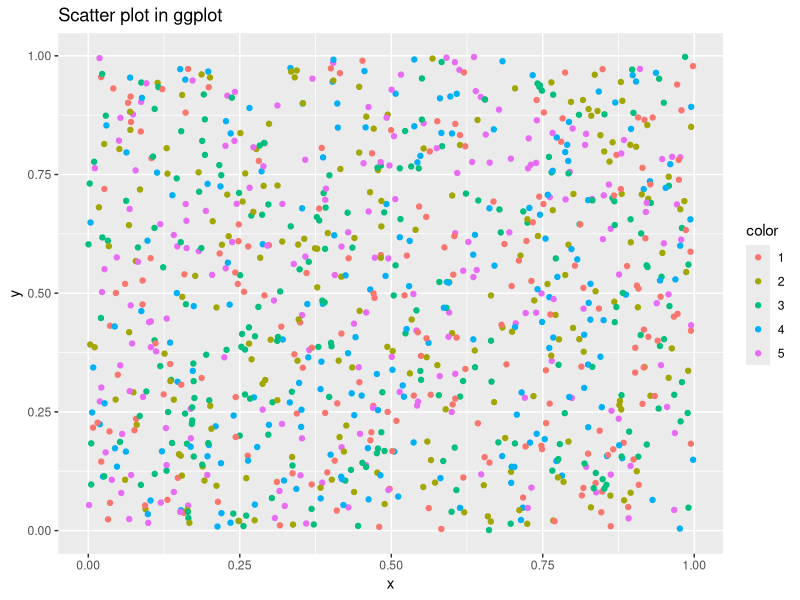
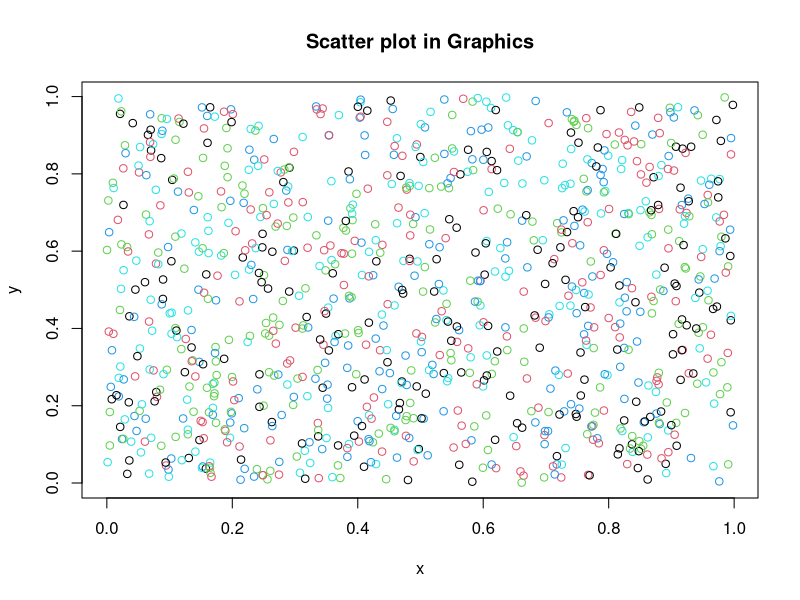
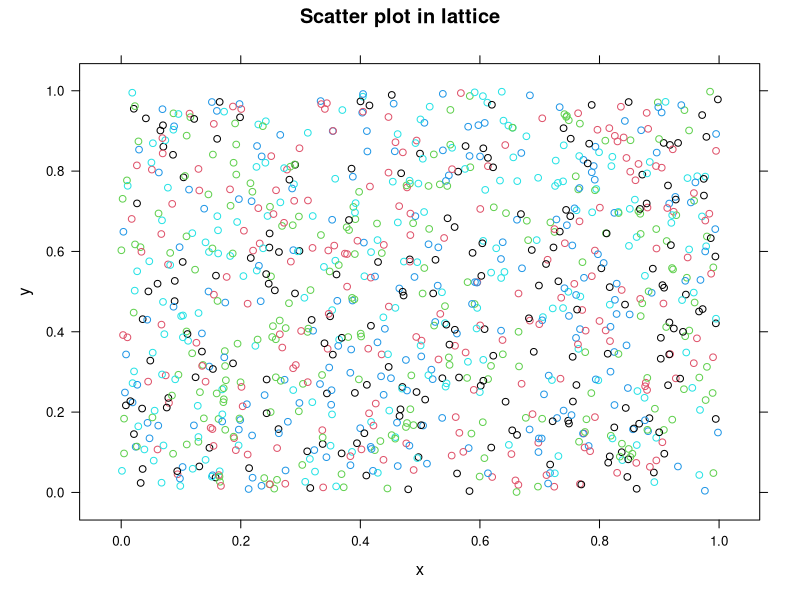
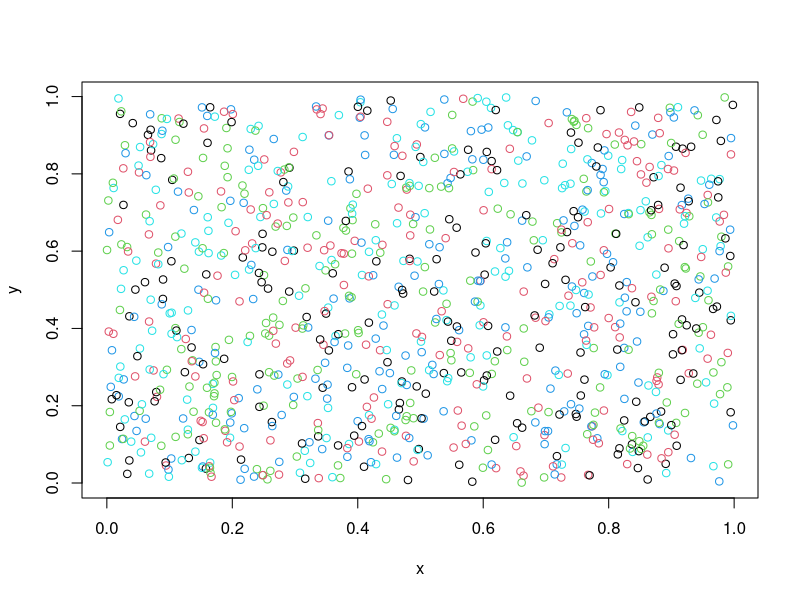
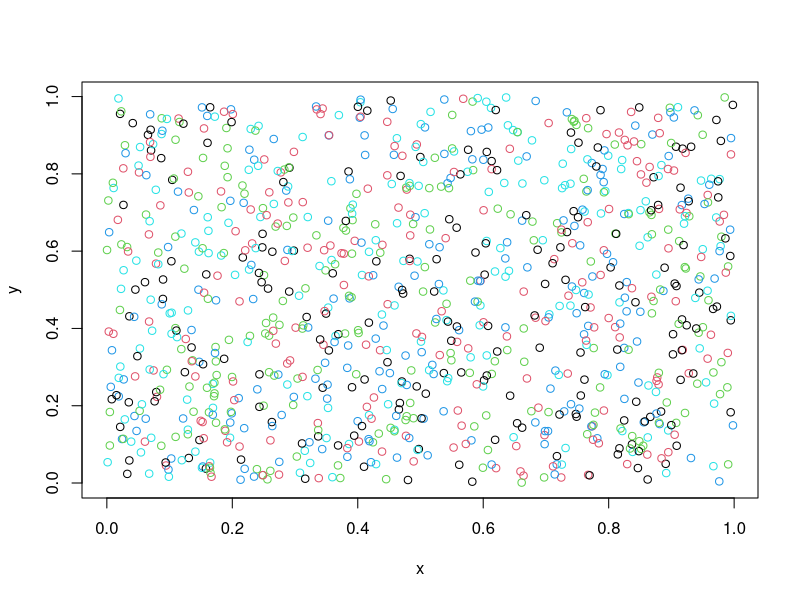
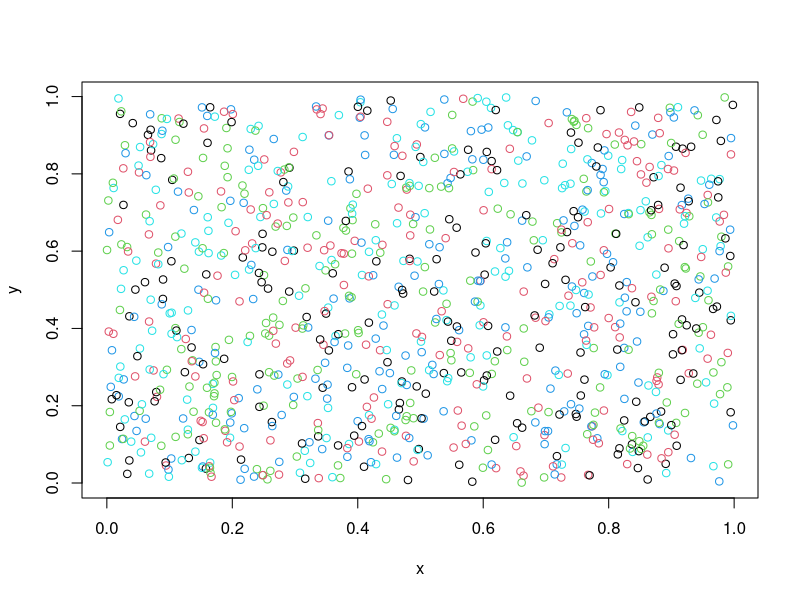
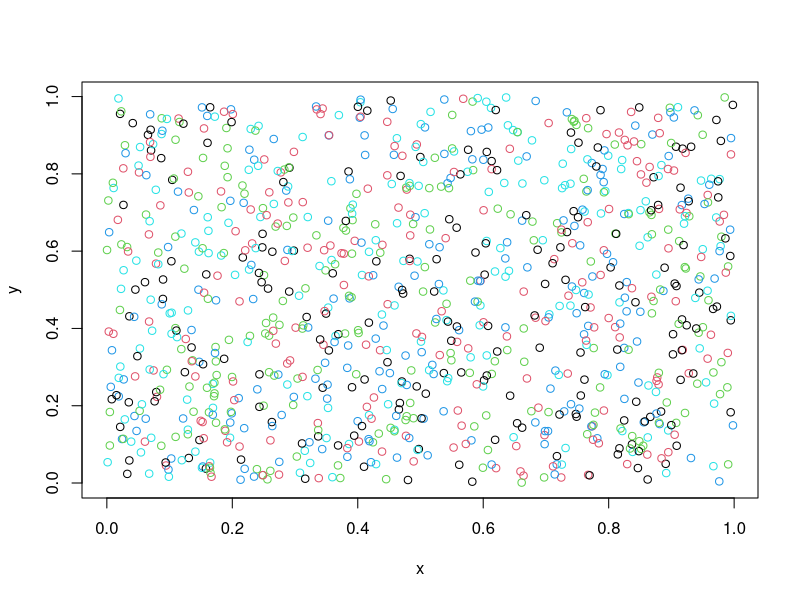
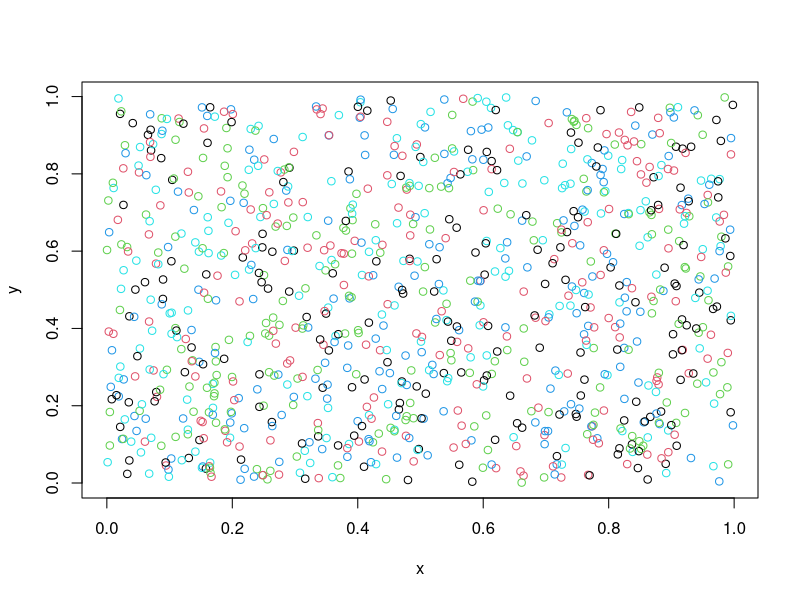

These charts were generated, in order, by the following R code:
## ---- chunk 1
knitr::opts_chunk$set(echo = TRUE)
library(ggplot2)
library(microbenchmark)
library(lattice)
library(dplyr)
## ---- chunk 2

n <- 1000
x <- runif(n)
y <- runif(n)
color <- as.factor(sample(1:5, n, replace = TRUE))

df <- data.frame(x,y,color)
ggplot(data=df,aes(x=x,y=y,color=color)) + geom_point() + ggtitle('Scatter plot in ggplot')
plot(x,y,col=color, main='Scatter plot in Graphics')
lattice::xyplot(y ~ x, data=df, col=color, main='Scatter plot in lattice')

graphics_benchmark <- microbenchmark(plot(x,y,col=color))
lattice_benchmark <- microbenchmark(lattice::xyplot(y ~ x, data=df, col=color))
ggplot_benchmark <- microbenchmark(ggplot(data=df,aes(x=x,y=y,color=color)) + geom_point(), unit='s')

scatters_df <- rbind(
data.frame(time=ggplot_benchmark$time /1e6,lib=rep('ggplot', 100)),
data.frame(time=graphics_benchmark$time /1e6,lib=rep('graphics', 100)),
data.frame(time=lattice_benchmark$time /1e6,lib=rep('lattice', 100))
)




ggplot(data=scatters_df, aes(y=time, x=lib)) + 
  geom_boxplot() +
  ggtitle("Benchmark scatter plotów") + 
  ylab('Czas [ms]') +
  xlab('Biblioteka')


## ---- chunk 3

x <- seq(0, 6, 0.001)
y <- sin(x) + 0.1 * runif(length(x))

df <- rbind(
  data.frame(x,y=sin(x) + 0.1 * runif(length(x)),color=rep('1', length(x))),
  data.frame(x,y=cos(x) + 0.1 * runif(length(x)),color=rep('2', length(x))),
  data.frame(x,y=sin(x/2) + 0.2 * runif(length(x)),color=rep('3', length(x))),
  data.frame(x,y=cos(x/2) + 0.2 * runif(length(x)),color=rep('4', length(x))),
  data.frame(x,y=cos(x - 0.42) + 0.1 * runif(length(x)),color=rep('5', length(x)))
)

draw_line_plot_in_graphics <- function (df) {
  subset <- (df %>% filter(color == '1'))
  plot(subset$x, subset$y, main="Line plot in Graphics")
  for (col in c('2','3','4','5')) {
    subset <- (df %>% filter(color == col))
    lines(subset$x, subset$y, type="l", main="Line plot in Graphics", col=col)
  }
}

ggplot(data=df,aes(x=x,y=y,color=color)) + geom_line() + ggtitle('Line plot in ggplot')
draw_line_plot_in_graphics(df)
lattice::xyplot(y ~ x,type="l", data=df, col=color, main='Line plot in lattice')

graphics_benchmark <- microbenchmark(function() {draw_line_plot_in_graphics(df)})
lattice_benchmark <- microbenchmark(lattice::xyplot(y ~ x,type="l", data=df, col=color, main='Line plot in lattice'))
ggplot_benchmark <- microbenchmark(ggplot(data=df,aes(x=x,y=y,color=color)) + geom_line() + ggtitle('Line plot in ggplot'))

line_plots_df <- rbind(
data.frame(time=ggplot_benchmark$time /1e6,lib=rep('ggplot', 100)),
data.frame(time=graphics_benchmark$time /1e6,lib=rep('graphics', 100)),
data.frame(time=lattice_benchmark$time /1e6,lib=rep('lattice', 100))
)




ggplot(data=line_plots_df, aes(y=time, x=lib)) + 
  geom_boxplot() +
  ggtitle("Benchmark line plotów") + 
  ylab('Czas [ms]') +
  xlab('Biblioteka')


## ---- chunk 4

x <- as.factor(seq(1, 1000))
y <- 1000 * runif(length(x))

df <- data.frame(x, y)

ggplot(data=df,aes(x=x,y=y)) + geom_bar(stat='identity') + ggtitle('Bar plot in ggplot')
barplot(y, main='Bar plot in Graphics')
lattice::barchart(y ~ x, data=df, main='Bar plot in lattice')

graphics_benchmark <- microbenchmark(function() {barplot(y, main='Bar plot in Graphics')})
lattice_benchmark <- microbenchmark(lattice::barchart(y ~ x, data=df, main='Bar plot in lattice'))
ggplot_benchmark <- microbenchmark(ggplot(data=df,aes(x=x,y=y)) + geom_bar(stat='identity') + ggtitle('Bar plot in ggplot'))

bar_plots_df <- rbind(
data.frame(time=ggplot_benchmark$time /1e6,lib=rep('ggplot', 100)),
data.frame(time=graphics_benchmark$time /1e6,lib=rep('graphics', 100)),
data.frame(time=lattice_benchmark$time /1e6,lib=rep('lattice', 100))
)




ggplot(data=bar_plots_df, aes(y=time, x=lib)) + 
  geom_boxplot() +
  ggtitle("Benchmark barplotów") + 
  ylab('Czas [ms]') +
  xlab('Biblioteka')


## ---- chunk 5

n <- 10000
bins <- 100
x <- rnorm(n, mean=100, sd=15)

df <- data.frame(x)

ggplot(data=df,aes(x=x)) + geom_histogram(bins=bins) + ggtitle('Histogram plot in ggplot')
histogram(x, breaks=bins, main='Histogram plot in Graphics')
lattice::histogram(y ~ x, nint=bins, data=df, main='Histogram plot in lattice')

graphics_benchmark <- microbenchmark(histogram(x, breaks=bins, main='Histogram plot in Graphics'))
lattice_benchmark <- microbenchmark(lattice::histogram(y ~ x, nint=bins, data=df, main='Histogram plot in lattice'))
ggplot_benchmark <- microbenchmark(ggplot(data=df,aes(x=x)) + geom_histogram(bins=bins) + ggtitle('Histogram plot in ggplot'))

histogram_plots_df <- rbind(
data.frame(time=ggplot_benchmark$time /1e6,lib=rep('ggplot', 100)),
data.frame(time=graphics_benchmark$time /1e6,lib=rep('graphics', 100)),
data.frame(time=lattice_benchmark$time /1e6,lib=rep('lattice', 100))
)




ggplot(data=histogram_plots_df, aes(y=time, x=lib)) + 
  geom_boxplot() +
  ggtitle("Benchmark histogramów") + 
  ylab('Czas [ms]') +
  xlab('Biblioteka')


## ---- chunk 6

n <- 10000

df <- rbind(
  data.frame(x=rnorm(n, mean=100, sd=15),color='1'),
  data.frame(x=rnorm(n, mean=113, sd=05),color='2'),
  data.frame(x=rnorm(n, mean=56, sd=40),color='3'),
  data.frame(x=rnorm(n, mean=113, sd=10),color='4')
)

ggplot(data=df,aes(x=color,y=x)) + geom_boxplot() + ggtitle('Boxplot in ggplot')
boxplot(x ~color, data=df, main='Boxplot in Graphics')
lattice::bwplot(x ~ color, data=df, main='Boxplot in lattice')

graphics_benchmark <- microbenchmark(boxplot(x ~color, data=df, main='Boxplot in Graphics'))
lattice_benchmark <- microbenchmark(lattice::bwplot(x ~ color, data=df, main='Boxplot in lattice'))
ggplot_benchmark <- microbenchmark(ggplot(data=df,aes(x=color,y=x)) + geom_boxplot() + ggtitle('Boxplot in ggplot'))

boxplots_df <- rbind(
data.frame(time=ggplot_benchmark$time /1e6,lib=rep('ggplot', 100)),
data.frame(time=graphics_benchmark$time /1e6,lib=rep('graphics', 100)),
data.frame(time=lattice_benchmark$time /1e6,lib=rep('lattice', 100))
)


ggplot(data=boxplots_df, aes(y=time, x=lib)) + 
  geom_boxplot() +
  ggtitle("Benchmark boxplotów") + 
  ylab('Czas [ms]') +
  xlab('Biblioteka')


